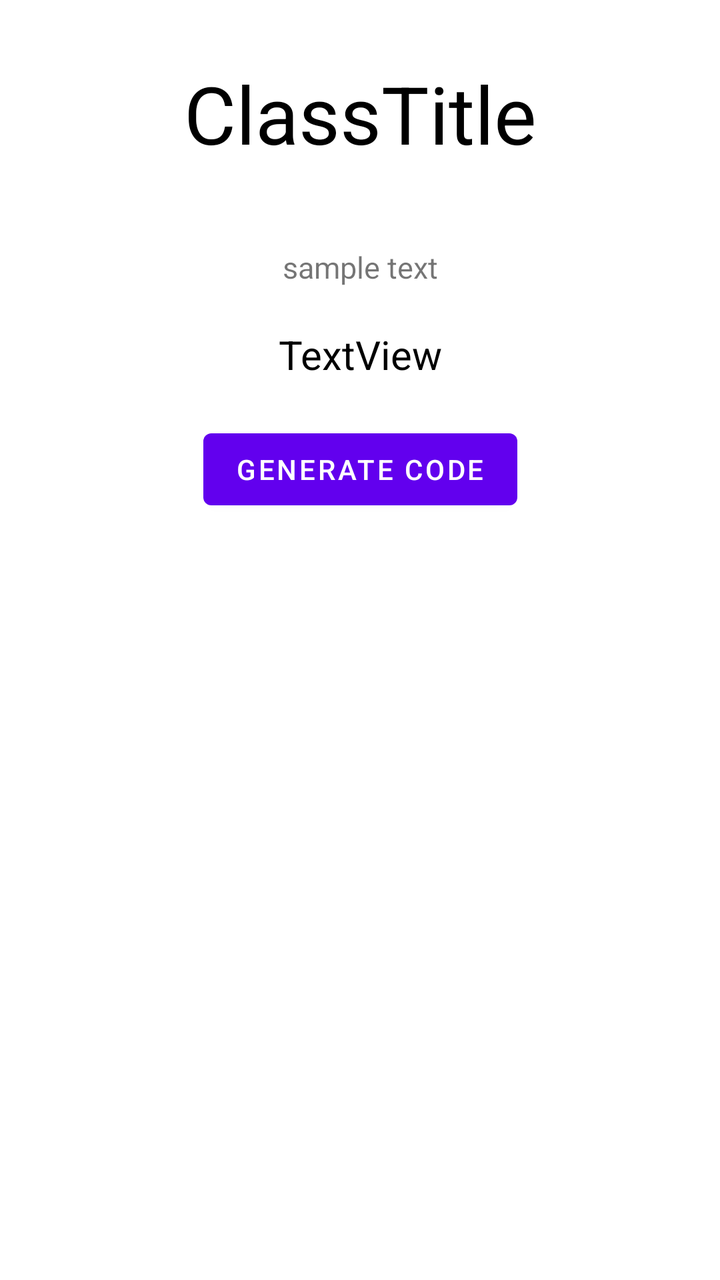
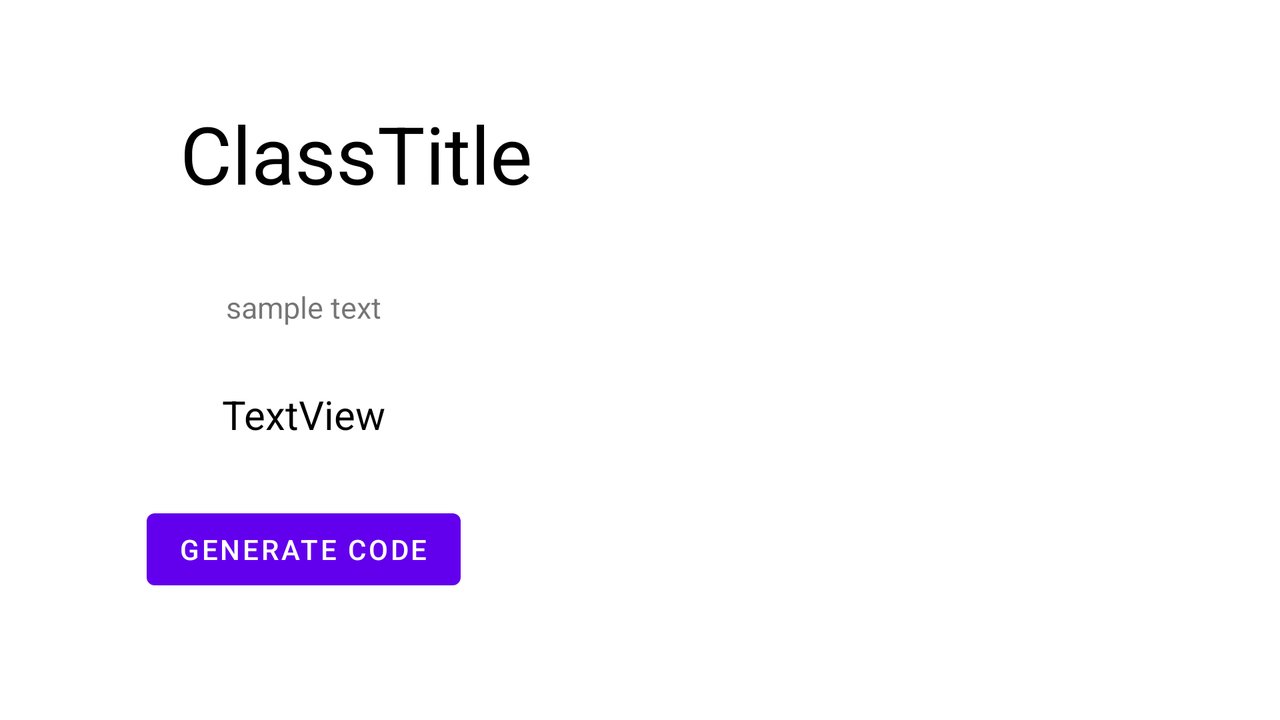

One screen, two layout resources from the same app: the default and the repository's alternative for another configuration. Each is rendered where Android would select it; the XML of both is given below.
<!-- AndroidManifest.xml: application theme AppTheme -->
<!-- res/layout/fragment_teacherclass.xml -->
<?xml version="1.0" encoding="utf-8"?>
<androidx.constraintlayout.widget.ConstraintLayout xmlns:android="http://schemas.android.com/apk/res/android"
    xmlns:app="http://schemas.android.com/apk/res-auto"
    android:layout_width="match_parent"
    android:layout_height="match_parent">


    <com.google.android.material.textview.MaterialTextView
        android:id="@+id/code_expiry"
        android:layout_width="wrap_content"
        android:layout_height="wrap_content"
        android:layout_marginTop="40dp"
        android:gravity="center_horizontal|center_vertical"
        android:text="sample text"
        android:textSize="15dp"
        android:elevation="20dp"
        app:layout_constraintEnd_toEndOf="parent"
        app:layout_constraintStart_toStartOf="parent"
        app:layout_constraintTop_toBottomOf="@+id/class_Title" />

    <Button
        android:id="@+id/code_generate"
        android:layout_width="wrap_content"
        android:layout_height="wrap_content"

        android:layout_marginTop="20dp"
        android:text="@string/generate_code"
        app:layout_constraintEnd_toEndOf="parent"
        app:layout_constraintStart_toStartOf="parent"
        app:layout_constraintTop_toBottomOf="@+id/code_display" />

    <androidx.recyclerview.widget.RecyclerView
        android:id="@+id/studentList"
        android:layout_width="400dp"
        android:layout_height="420dp"
        android:layout_marginTop="50dp"
        app:layout_constraintEnd_toEndOf="parent"
        app:layout_constraintStart_toStartOf="parent"
        app:layout_constraintTop_toBottomOf="@+id/code_generate" />

    <com.google.android.material.textview.MaterialTextView
        android:id="@+id/code_display"
        android:layout_width="wrap_content"
        android:layout_height="wrap_content"
        android:layout_marginTop="20dp"
        android:gravity="center_vertical|center_horizontal"
        android:text="TextView"
        android:textColor="#000000"
        android:textSize="20dp"
        app:layout_constraintEnd_toEndOf="parent"
        app:layout_constraintStart_toStartOf="parent"
        app:layout_constraintTop_toBottomOf="@+id/code_expiry" />

    <com.google.android.material.textview.MaterialTextView
        android:id="@+id/class_Title"
        android:layout_width="wrap_content"
        android:layout_height="wrap_content"
        android:layout_marginTop="30dp"
        android:gravity="center_vertical|center_horizontal"
        android:text="ClassTitle"
        android:textColor="#000000"
        android:textSize="40dp"
        app:layout_constraintEnd_toEndOf="parent"
        app:layout_constraintStart_toStartOf="parent"
        app:layout_constraintTop_toTopOf="parent" />

</androidx.constraintlayout.widget.ConstraintLayout>
<!-- resources referenced by this layout -->
<resources>
  <string name="generate_code">Generate Code</string>
</resources>
<!-- res/layout-land/fragment_teacherclass.xml (the repository's variant of the layout above) -->
<!-- drawn on the phone turned sideways -->
<?xml version="1.0" encoding="utf-8"?>
<androidx.constraintlayout.widget.ConstraintLayout xmlns:android="http://schemas.android.com/apk/res/android"
    xmlns:app="http://schemas.android.com/apk/res-auto"
    xmlns:tools="http://schemas.android.com/tools"
    android:layout_width="match_parent"
    android:layout_height="match_parent">

    <androidx.recyclerview.widget.RecyclerView
        android:id="@+id/studentList"
        android:layout_width="300dp"
        android:layout_height="300dp"
        app:layout_constraintBottom_toBottomOf="parent"
        app:layout_constraintEnd_toEndOf="parent"
        app:layout_constraintStart_toEndOf="@+id/class_Title"
        app:layout_constraintTop_toTopOf="parent" />

    <com.google.android.material.textview.MaterialTextView
        android:id="@+id/class_Title"
        android:layout_width="wrap_content"
        android:layout_height="wrap_content"
        android:layout_marginStart="90dp"
        android:layout_marginTop="50dp"
        android:gravity="center_vertical|center_horizontal"
        android:text="ClassTitle"
        android:textColor="#000000"
        android:textSize="40dp"
        app:layout_constraintStart_toStartOf="parent"
        app:layout_constraintTop_toTopOf="parent" />

    <Button
        android:id="@+id/code_generate"
        android:layout_width="wrap_content"
        android:layout_height="wrap_content"

        android:layout_marginTop="30dp"
        android:text="@string/generate_code"
        app:layout_constraintEnd_toStartOf="@+id/studentList"
        app:layout_constraintStart_toStartOf="parent"
        app:layout_constraintTop_toBottomOf="@+id/code_display" />

    <com.google.android.material.textview.MaterialTextView
        android:id="@+id/code_display"
        android:layout_width="wrap_content"
        android:layout_height="wrap_content"
        android:layout_marginTop="30dp"
        android:gravity="center_vertical|center_horizontal"
        android:text="TextView"
        android:textColor="#000000"
        android:textSize="20dp"
        app:layout_constraintEnd_toStartOf="@+id/studentList"
        app:layout_constraintStart_toStartOf="parent"
        app:layout_constraintTop_toBottomOf="@+id/code_expiry" />

    <com.google.android.material.textview.MaterialTextView
        android:id="@+id/code_expiry"
        android:layout_width="wrap_content"
        android:layout_height="wrap_content"
        android:layout_marginTop="40dp"
        android:elevation="20dp"
        android:gravity="center_horizontal|center_vertical"
        android:text="sample text"
        android:textSize="15dp"
        app:layout_constraintEnd_toStartOf="@+id/studentList"
        app:layout_constraintStart_toStartOf="parent"
        app:layout_constraintTop_toBottomOf="@+id/class_Title" />
</androidx.constraintlayout.widget.ConstraintLayout>
